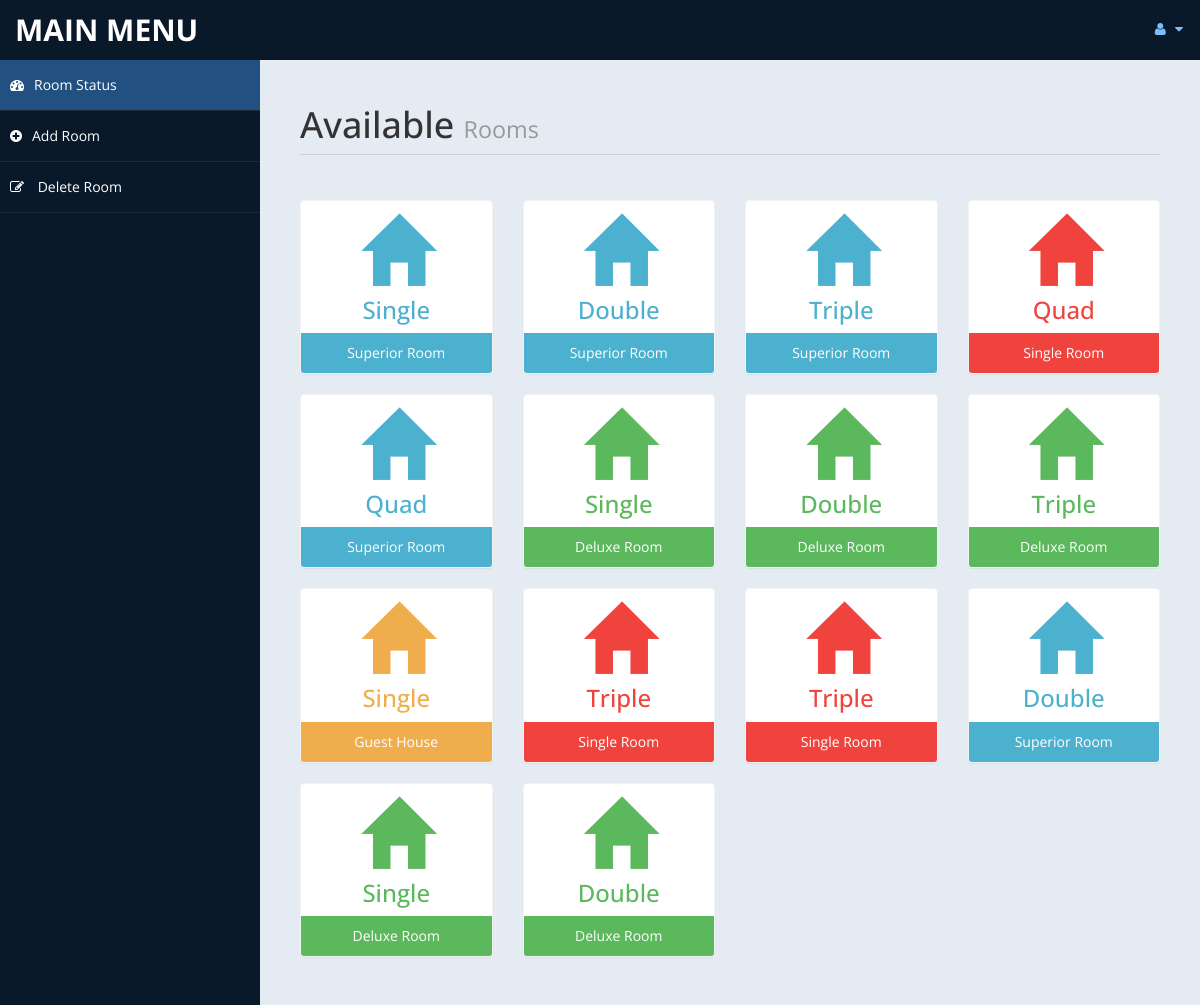
Screenshot of /Website/admin/settings.php (signed in) with the database file from the repository.
### tables this page shows
CREATE TABLE `room` (
  `id` int(10) UNSIGNED NOT NULL,
  `type` varchar(15) DEFAULT NULL,
  `bedding` varchar(10) DEFAULT NULL,
  `place` varchar(10) DEFAULT NULL,
  `cusid` int(11) DEFAULT NULL
);

### Website/admin/settings.php (the view, shortened to what this page needs)
<!DOCTYPE html>
<html xmlns="http://www.w3.org/1999/xhtml">
<head>
    <link href="assets/css/bootstrap.css" rel="stylesheet" />
    <link href="assets/css/font-awesome.css" rel="stylesheet" />
    <link href="assets/css/custom-styles.css" rel="stylesheet" />
</head>
<body>
    <div id="wrapper">
        <nav class="navbar navbar-default top-navbar" role="navigation">
            <div class="navbar-header">
                <a class="navbar-brand" href="home.php">MAIN MENU </a>
            </div>
            <ul class="nav navbar-top-links navbar-right">
                <li class="dropdown">
                    <a class="dropdown-toggle" data-toggle="dropdown" href="#" aria-expanded="false">
                        <i class="fa fa-user fa-fw"></i> <i class="fa fa-caret-down"></i>
                    </a>
                </li>
            </ul>
        </nav>
        <nav class="navbar-default navbar-side" role="navigation">
            <div class="sidebar-collapse">
                <ul class="nav" id="main-menu">
                    <li>
                        <a class="active-menu" href="settings.php"><i class="fa fa-dashboard"></i>Room Status</a>
                    </li>
					<li>
                        <a  href="room.php"><i class="fa fa-plus-circle"></i>Add Room</a>
                    </li>
                    <li>
                        <a   href="roomdel.php"><i class="fa fa-pencil-square-o"></i> Delete Room</a>
                    </li>
            </div>
        </nav>
        <div id="page-wrapper" >
            <div id="page-inner">
			 <div class="row">
                    <div class="col-md-12">
                        <h1 class="page-header">
                           Available <small> Rooms</small>
                        </h1>
                    </div>
                </div>
            <?php
						include ('db.php');
						$sql = "select * from room";
						$re = mysqli_query($con,$sql)
				?>
                <div class="row">
				<?php
										while($row= mysqli_fetch_array($re))
										{
												$id = $row['type'];
											if($id == "Superior Room")
											{
												echo"<div class='col-md-3 col-sm-12 col-xs-12'>
													<div class='panel panel-primary text-center no-boder bg-color-blue'>
														<div class='panel-body'>
															<i class='glyphicon glyphicon-home fa-5x'></i>
															<h3>".$row['bedding']."</h3>
														</div>
														<div class='panel-footer back-footer-blue'>
															".$row['type']."
														</div>
													</div>
												</div>";
											}
											else if ($id == "Deluxe Room")
											{
												echo"<div class='col-md-3 col-sm-12 col-xs-12'>
													<div class='panel panel-primary text-center no-boder bg-color-green'>
														<div class='panel-body'>
															<i class='glyphicon glyphicon-home fa-5x'></i>
															<h3>".$row['bedding']."</h3>
														</div>
														<div class='panel-footer back-footer-green'>
															".$row['type']."
														</div>
													</div>
												</div>";
											}
											else if($id =="Guest House")
											{
												echo"<div class='col-md-3 col-sm-12 col-xs-12'>
													<div class='panel panel-primary text-center no-boder bg-color-brown'>
														<div class='panel-body'>
															<i class='glyphicon glyphicon-home fa-5x'></i>
															<h3>".$row['bedding']."</h3>
														</div>
														<div class='panel-footer back-footer-brown'>
															".$row['type']."
														</div>
													</div>
												</div>";
											}
											else if($id =="Single Room")
											{
												echo"<div class='col-md-3 col-sm-12 col-xs-12'>
													<div class='panel panel-primary text-center no-boder bg-color-red'>
														<div class='panel-body'>
															<i class='glyphicon glyphicon-home fa-5x'></i>
															<h3>".$row['bedding']."</h3>
														</div>
														<div class='panel-footer back-footer-red'>
															".$row['type']."
														</div>
													</div>
												</div>";
											}
										}
									?>
                </div>
            </div>
        </div>
</body>
</html>

### Website/admin/assets/css/custom-styles.css (style rules this page uses)
body { font-family: 'Open Sans', sans-serif; }
#wrapper { width: 100%; background:#09192A; }
#page-wrapper { padding: 15px 15px; min-height: 600px; background:#E5EBF2; }
#page-inner { width:100%; margin:10px 20px 10px 0px; background-color:transparent; padding:10px; min-height:1200px; }
.text-center { text-align:center; }
.no-boder { border:1px solid #f3f3f3; }
h1, .h1, h2, .h2, h3, .h3 { margin-top: 7px; margin-bottom: -5px; }
.page-header { padding-bottom: 9px; margin: 10px 0 45px; border-bottom: 1px solid #C7D1DD; }
.bg-color-green { background-color: #fff; color: #5cb85c; }
.bg-color-blue { background-color: #fff; color: #4CB1CF }
.bg-color-red { background-color: #fff; color:#F0433D; }
.bg-color-brown { background-color: #fff; color:#f0ad4e; }
.back-footer-green { background-color: #5cb85c; color:#fff; border-top: 0px solid #fff; }
.back-footer-red { background-color: #F0433D; color:#fff; border-top: 0px solid #fff; }
.back-footer-blue { background-color: #4CB1CF; color:#fff; border-top: 0px solid #fff; }
.back-footer-brown { background-color: #f0ad4e; color:#fff; border-top: 0px solid #fff; }
.top-navbar { margin:0px; }
.top-navbar .navbar-brand { color: #fff; width: 260px; text-align: left; height: 60px; font-size: 30px; font-weight: 700; text-transform: uppercase; line-height: 30px; }
.top-navbar .nav > li { position: relative; display: inline-block; }
.top-navbar .nav > li > a { position: relative; display: block; padding: 19px 15px; color: #77C0FD; }
.active-menu { background-color:#225081!important; }
.sidebar-collapse , .sidebar-collapse .nav { background:none; }
.sidebar-collapse .nav { padding:0; }
.sidebar-collapse .nav > li > a { color:#fff; background:transparent; text-shadow:none; }
.sidebar-collapse > .nav > li > a { padding:15px 10px; }
.sidebar-collapse > .nav > li { border-bottom: 1px solid rgba(107, 108, 109, 0.19); }
.navbar-side { border:none; background-color: transparent; }
.top-navbar { background:#09192A; border-bottom:none; }
.top-navbar .nav > li > a > i { margin-right: 2px; }
.navbar-default { border:0px solid black; }
.navbar-header { background: #09192A; }
.nav > li > a > i { margin-right:10px; }
@media (min-width:768px) { #page-wrapper { margin: 0 0 0 260px; padding: 15px 30px; min-height: 1200px; } }
@media (min-width:768px) { .navbar-side { z-index: 1; position: absolute; width: 260px; } }
@media (min-width:768px) { .navbar { border-radius: 0px; } }

### rows the page displays
room: bedding "Single", type "Superior Room"
room: bedding "Double", type "Superior Room"
room: bedding "Triple", type "Superior Room"
room: bedding "Quad", type "Single Room"
room: bedding "Quad", type "Superior Room"
room: bedding "Single", type "Deluxe Room"
room: bedding "Double", type "Deluxe Room"
room: bedding "Triple", type "Deluxe Room"
room: bedding "Single", type "Guest House"
room: bedding "Triple", type "Single Room"
room: bedding "Triple", type "Single Room"
room: bedding "Double", type "Superior Room"
room: bedding "Single", type "Deluxe Room"
room: bedding "Double", type "Deluxe Room"
